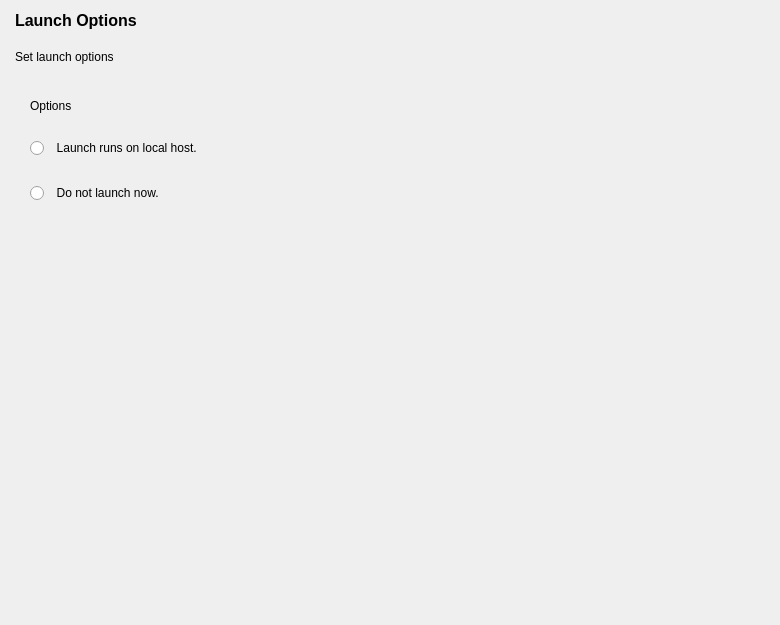
<?xml version="1.0" encoding="UTF-8"?>
<ui version="4.0">
 <class>RunsOptionsForm</class>
 <widget class="QWidget" name="RunsOptionsForm">
  <property name="geometry">
   <rect>
    <x>0</x>
    <y>0</y>
    <width>780</width>
    <height>625</height>
   </rect>
  </property>
  <property name="windowTitle">
   <string>Form</string>
  </property>
  <layout class="QVBoxLayout" name="verticalLayout_2">
   <property name="spacing">
    <number>20</number>
   </property>
   <property name="leftMargin">
    <number>15</number>
   </property>
   <property name="bottomMargin">
    <number>15</number>
   </property>
   <item>
    <widget class="QLabel" name="m_labelTitle">
     <property name="font">
      <font>
       <family>Arial</family>
       <pointsize>12</pointsize>
       <weight>75</weight>
       <bold>true</bold>
      </font>
     </property>
     <property name="text">
      <string>Launch Options</string>
     </property>
     <property name="wordWrap">
      <bool>true</bool>
     </property>
    </widget>
   </item>
   <item>
    <widget class="QLabel" name="m_labelDetail">
     <property name="text">
      <string>Set launch options</string>
     </property>
     <property name="wordWrap">
      <bool>true</bool>
     </property>
    </widget>
   </item>
   <item>
    <layout class="QVBoxLayout" name="verticalLayout">
     <property name="spacing">
      <number>25</number>
     </property>
     <property name="leftMargin">
      <number>15</number>
     </property>
     <property name="topMargin">
      <number>15</number>
     </property>
     <property name="rightMargin">
      <number>15</number>
     </property>
     <property name="bottomMargin">
      <number>15</number>
     </property>
     <item>
      <widget class="QLabel" name="m_labelOption">
       <property name="text">
        <string>Options</string>
       </property>
      </widget>
     </item>
     <item>
      <widget class="QRadioButton" name="m_radioBtnLaunch">
       <property name="text">
        <string>  Launch runs on local host.</string>
       </property>
      </widget>
     </item>
     <item>
      <widget class="QRadioButton" name="m_radioBtnDonot">
       <property name="text">
        <string>  Do not launch now.</string>
       </property>
      </widget>
     </item>
    </layout>
   </item>
   <item>
    <spacer name="verticalSpacer">
     <property name="orientation">
      <enum>Qt::Vertical</enum>
     </property>
     <property name="sizeHint" stdset="0">
      <size>
       <width>20</width>
       <height>407</height>
      </size>
     </property>
    </spacer>
   </item>
  </layout>
 </widget>
 <resources/>
 <connections/>
</ui>
